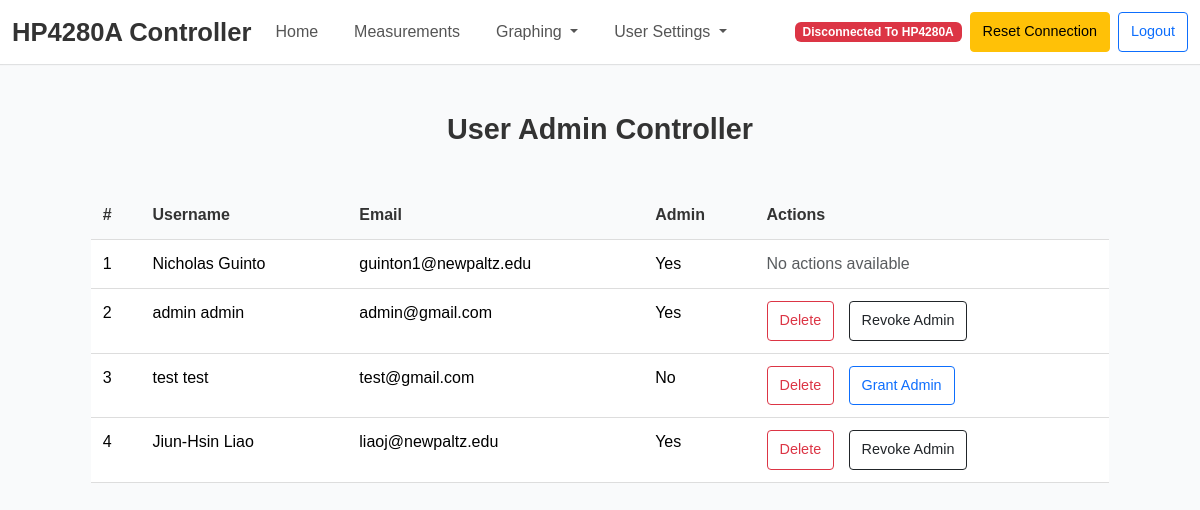
The app's page /documentation (signed in), older data.
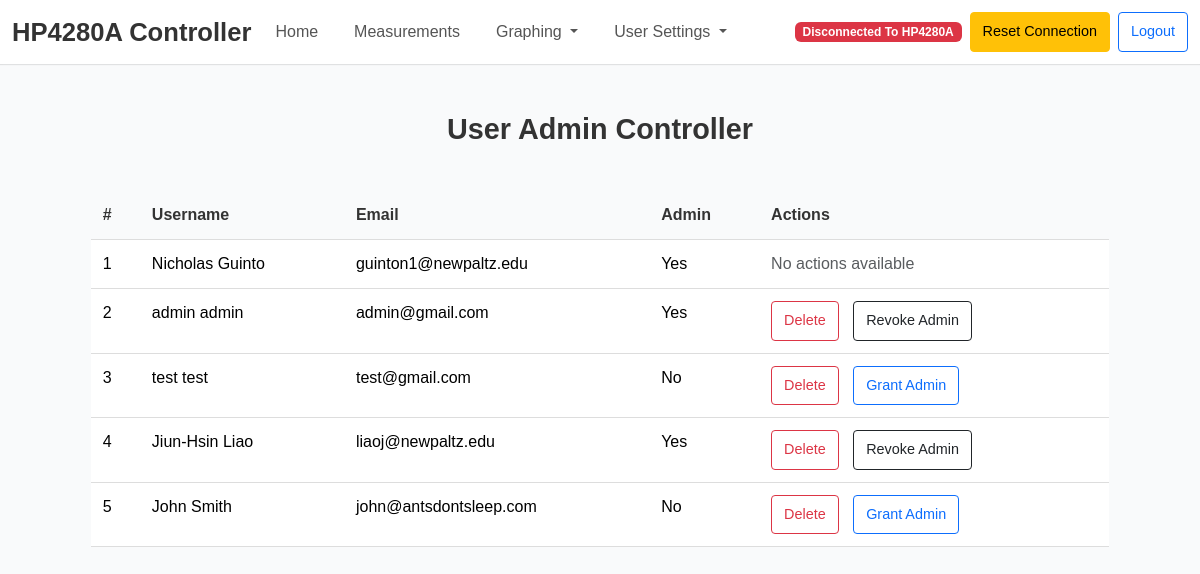
The same page, newer data.
### tables this page shows
CREATE TABLE users (
            id INTEGER PRIMARY KEY AUTOINCREMENT,
            first_name TEXT NOT NULL,
            last_name TEXT NOT NULL,
            email TEXT NOT NULL,
            password TEXT NOT NULL,
            is_admin INTEGER NOT NULL DEFAULT 0
        );

### main.py (the view, shortened to what this page needs)
@app.route('/documentation', methods=["GET", "POST"])
def documentation():
    if 'email' not in session:
        flash("Please log in to access this page.", "error")
        return redirect(url_for("login"))
    user = get_user_by_email(session['email'])
    if not user:
        flash("User not found. Please log in again.", "error")
        return redirect(url_for("login"))
    if user[5] == 0:  # Check the `is_admin` value
        flash("You do not have permission to access this page.", "error")
        return redirect(url_for("login"))
    conn = sqlite3.connect(DB_path)
    cursor = conn.cursor()
    cursor.execute("SELECT first_name, last_name, email, id, is_admin FROM users WHERE email != 'demo@example.com'")
    users = cursor.fetchall()
    conn.close()
    return render_template("documentation.html", users=users, logged_in_email=session['email'])

### database.py (called while the page is built)
def get_user_by_email(email):
    conn = sqlite3.connect(DB_path)
    cursor = conn.cursor()
    cursor.execute('''
        SELECT * FROM users WHERE email = ?
    ''', (email,))
    user = cursor.fetchone()
    conn.close()
    return user

### main.py (called while the page is built, shortened)
@app.context_processor
def inject_user_info():
    if 'email' in session:
        user = get_user_by_email(session['email'])
        if user:
            return {
                'username': f"{user[1]} {user[2]}",  # First name and last name
                'user_id': user[0],  # User ID
                'email': user[3],  # Email
                'is_admin': user[5] == 1  # Check if the user is an admin (assuming `is_admin` is the 6th column)
            }

@app.context_processor
def inject_connection_status():
    return {
        'connection_status': 'failure',
        'terminal_output': ["No connection."]
    }

### templates/documentation.html (shortened to what this page needs)
{% extends "base.html" %}
{% block content %}
<h3 class="text-center mt-5 mb-4">User Admin Controller</h3>
<div class="table-container">
    <table class="table">
        <thead>
            <tr>
                <th>#</th>
                <th>Username</th>
                <th>Email</th>
                <th>Admin</th>
                <th>Actions</th>
            </tr>
        </thead>
        <tbody>
            {% for user in users %}
            <tr>
                <td>{{ loop.index }}</td>
                <td>{{ user[0] }} {{ user[1] }}</td>
                <td>{{ user[2] }}</td>
                <td>{{ "Yes" if user[4] == 1 else "No" }}</td>
                <td class="action-buttons">
                    {% if user[2] != logged_in_email %}
                        <form method="POST" action="{{ url_for('documentation') }}" style="display:inline;" onsubmit="return confirmDelete()">
                            <button type="submit" name="action" value="delete" class="btn btn-outline-danger">Delete</button>
                        </form>
                        {% if user[4] == 0 %}
                        <form method="POST" action="{{ url_for('documentation') }}" style="display:inline;">
                            <button type="submit" name="action" value="grant_admin" class="btn btn-outline-primary">Grant Admin</button>
                        </form>
                        {% else %}
                        <form method="POST" action="{{ url_for('documentation') }}" style="display:inline;">
                            <button type="submit" name="action" value="revoke_admin" class="btn btn-outline-dark">Revoke Admin</button>
                        </form>
                        {% endif %}
                    {% else %}
                        <span class="text-muted">No actions available</span>
                    {% endif %}
                </td>
            </tr>
            {% endfor %}
        </tbody>
    </table>
</div>
{% endblock %}

Row changes from the older to the newer data that the page shows:
added users: first_name "John", last_name "Smith", email "john@antsdontsleep.com", is_admin "No"
